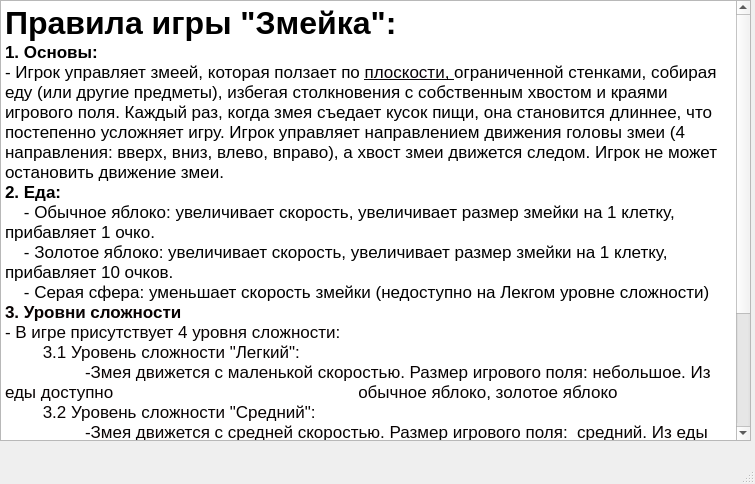
<?xml version="1.0" encoding="UTF-8"?>
<ui version="4.0">
 <class>MainWindow</class>
 <widget class="QMainWindow" name="MainWindow">
  <property name="geometry">
   <rect>
    <x>0</x>
    <y>0</y>
    <width>755</width>
    <height>484</height>
   </rect>
  </property>
  <property name="windowTitle">
   <string>MainWindow</string>
  </property>
  <widget class="QWidget" name="centralwidget">
   <widget class="QTextEdit" name="textEdit">
    <property name="geometry">
     <rect>
      <x>0</x>
      <y>0</y>
      <width>751</width>
      <height>441</height>
     </rect>
    </property>
    <property name="html">
     <string>&lt;!DOCTYPE HTML PUBLIC &quot;-//W3C//DTD HTML 4.0//EN&quot; &quot;http://www.w3.org/TR/REC-html40/strict.dtd&quot;&gt;
&lt;html&gt;&lt;head&gt;&lt;meta name=&quot;qrichtext&quot; content=&quot;1&quot; /&gt;&lt;style type=&quot;text/css&quot;&gt;
p, li { white-space: pre-wrap; }
&lt;/style&gt;&lt;/head&gt;&lt;body style=&quot; font-family:'.SF NS Text'; font-size:13pt; font-weight:400; font-style:normal;&quot;&gt;
&lt;p style=&quot; margin-top:0px; margin-bottom:0px; margin-left:0px; margin-right:0px; -qt-block-indent:0; text-indent:0px;&quot;&gt;&lt;span style=&quot; font-size:24pt; font-weight:600;&quot;&gt;Правила игры &amp;quot;Змейка&amp;quot;:&lt;/span&gt;&lt;/p&gt;
&lt;p style=&quot; margin-top:0px; margin-bottom:0px; margin-left:0px; margin-right:0px; -qt-block-indent:0; text-indent:0px;&quot;&gt;&lt;span style=&quot; font-weight:600;&quot;&gt;1. Основы:&lt;/span&gt;&lt;/p&gt;
&lt;p style=&quot; margin-top:0px; margin-bottom:0px; margin-left:0px; margin-right:0px; -qt-block-indent:0; text-indent:0px;&quot;&gt;- Игрок управляет змеей, которая ползает по &lt;a href=&quot;https://ru.wikipedia.org/wiki/%D0%9F%D0%BB%D0%BE%D1%81%D0%BA%D0%BE%D1%81%D1%82%D1%8C_(%D0%B3%D0%B5%D0%BE%D0%BC%D0%B5%D1%82%D1%80%D0%B8%D1%8F)&quot;&gt;&lt;span style=&quot; text-decoration: underline; color:#070207;&quot;&gt;плоскости, &lt;/span&gt;&lt;/a&gt;ограниченной стенками, собирая еду (или другие предметы), избегая столкновения с собственным хвостом и краями игрового поля. Каждый раз, когда змея съедает кусок пищи, она становится длиннее, что постепенно усложняет игру. Игрок управляет направлением движения головы змеи (4 направления: вверх, вниз, влево, вправо), а хвост змеи движется следом. Игрок не может остановить движение змеи. &lt;/p&gt;
&lt;p style=&quot; margin-top:0px; margin-bottom:0px; margin-left:0px; margin-right:0px; -qt-block-indent:0; text-indent:0px;&quot;&gt;&lt;span style=&quot; font-weight:600;&quot;&gt;2. Еда:&lt;/span&gt;&lt;/p&gt;
&lt;p style=&quot; margin-top:0px; margin-bottom:0px; margin-left:0px; margin-right:0px; -qt-block-indent:0; text-indent:0px;&quot;&gt;&lt;span style=&quot; font-weight:600;&quot;&gt;    &lt;/span&gt;- Обычное яблоко: увеличивает скорость, увеличивает размер змейки на 1 клетку, прибавляет 1 очко.&lt;/p&gt;
&lt;p style=&quot; margin-top:0px; margin-bottom:0px; margin-left:0px; margin-right:0px; -qt-block-indent:0; text-indent:0px;&quot;&gt;    - Золотое яблоко: увеличивает скорость, увеличивает размер змейки на 1 клетку, прибавляет 10 очков.&lt;/p&gt;
&lt;p style=&quot; margin-top:0px; margin-bottom:0px; margin-left:0px; margin-right:0px; -qt-block-indent:0; text-indent:0px;&quot;&gt;    - Серая сфера: уменьшает скорость змейки (недоступно на Лекгом уровне сложности)&lt;/p&gt;
&lt;p style=&quot; margin-top:0px; margin-bottom:0px; margin-left:0px; margin-right:0px; -qt-block-indent:0; text-indent:0px;&quot;&gt;&lt;span style=&quot; font-weight:600; color:#070202;&quot;&gt;3. Уровни сложности&lt;/span&gt;&lt;/p&gt;
&lt;p style=&quot; margin-top:0px; margin-bottom:0px; margin-left:0px; margin-right:0px; -qt-block-indent:0; text-indent:0px;&quot;&gt;&lt;span style=&quot; color:#070202;&quot;&gt;- В игре присутствует 4 уровня сложности:&lt;/span&gt;&lt;/p&gt;
&lt;p style=&quot; margin-top:0px; margin-bottom:0px; margin-left:0px; margin-right:0px; -qt-block-indent:0; text-indent:0px;&quot;&gt;&lt;span style=&quot; color:#070202;&quot;&gt;        3.1 Уровень сложности &amp;quot;Легкий&amp;quot;:&lt;/span&gt;&lt;/p&gt;
&lt;p style=&quot; margin-top:0px; margin-bottom:0px; margin-left:0px; margin-right:0px; -qt-block-indent:0; text-indent:0px;&quot;&gt;&lt;span style=&quot; color:#070202;&quot;&gt;	-Змея движется с маленькой скоростью. Размер игрового поля: небольшое. Из еды доступно 		                        обычное яблоко, золотое яблоко&lt;/span&gt;&lt;/p&gt;
&lt;p style=&quot; margin-top:0px; margin-bottom:0px; margin-left:0px; margin-right:0px; -qt-block-indent:0; text-indent:0px;&quot;&gt;&lt;span style=&quot; color:#070202;&quot;&gt;        3.2 Уровень сложности &amp;quot;Средний&amp;quot;:&lt;/span&gt;&lt;/p&gt;
&lt;p style=&quot; margin-top:0px; margin-bottom:0px; margin-left:0px; margin-right:0px; -qt-block-indent:0; text-indent:0px;&quot;&gt;&lt;span style=&quot; color:#070202;&quot;&gt;	-Змея движется с средней скоростью. Размер игрового поля:  средний. Из еды доступно обычное 		  	  яблоко, золотое яблоко, серая сфера&lt;/span&gt;&lt;/p&gt;
&lt;p style=&quot; margin-top:0px; margin-bottom:0px; margin-left:0px; margin-right:0px; -qt-block-indent:0; text-indent:0px;&quot;&gt;&lt;span style=&quot; color:#070202;&quot;&gt;        3.3 Уровень сложности &amp;quot;Сложный&amp;quot;:&lt;/span&gt;&lt;/p&gt;
&lt;p style=&quot; margin-top:0px; margin-bottom:0px; margin-left:0px; margin-right:0px; -qt-block-indent:0; text-indent:0px;&quot;&gt;&lt;span style=&quot; color:#070202;&quot;&gt;	-Змея движется с большой скоростью. Размер игрового поля: большое. Из еды доступно обычное 		  	  яблоко, золотое яблоко, серая сфера&lt;/span&gt;&lt;/p&gt;
&lt;p style=&quot; margin-top:0px; margin-bottom:0px; margin-left:0px; margin-right:0px; -qt-block-indent:0; text-indent:0px;&quot;&gt;&lt;span style=&quot; color:#070202;&quot;&gt;        3.4 Уровень сложности &amp;quot;Эксперт&amp;quot;:&lt;/span&gt;&lt;/p&gt;
&lt;p style=&quot; margin-top:0px; margin-bottom:0px; margin-left:0px; margin-right:0px; -qt-block-indent:0; text-indent:0px;&quot;&gt;&lt;span style=&quot; color:#070202;&quot;&gt;	-Змея движется с экстремальной скоростью. Размер игрового поля: большой+. Из еды доступно 		  	  обычное яблоко, золотое яблоко, серая сфера. На поле появляется 15 препятствий.&lt;/span&gt;&lt;/p&gt;&lt;/body&gt;&lt;/html&gt;</string>
    </property>
   </widget>
  </widget>
  <widget class="QMenuBar" name="menubar">
   <property name="geometry">
    <rect>
     <x>0</x>
     <y>0</y>
     <width>755</width>
     <height>22</height>
    </rect>
   </property>
  </widget>
  <widget class="QStatusBar" name="statusbar"/>
 </widget>
 <resources/>
 <connections/>
</ui>
